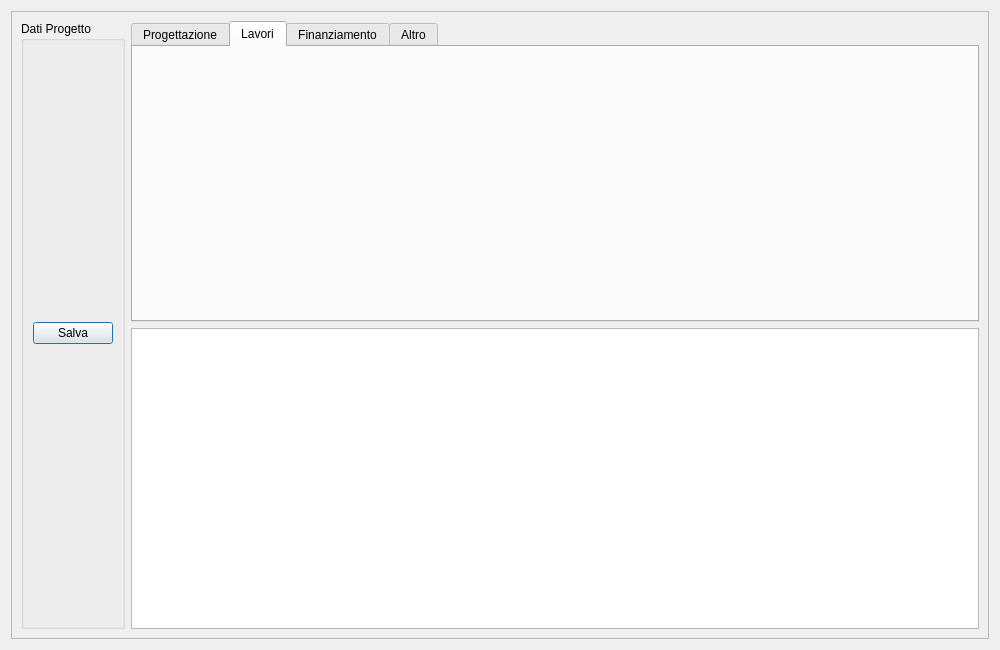
<?xml version="1.0" encoding="UTF-8"?>
<ui version="4.0">
 <class>SchedaDettaglio</class>
 <widget class="QDialog" name="SchedaDettaglio">
  <property name="geometry">
   <rect>
    <x>0</x>
    <y>0</y>
    <width>1000</width>
    <height>650</height>
   </rect>
  </property>
  <property name="windowTitle">
   <string>Dialog</string>
  </property>
  <layout class="QVBoxLayout" name="verticalLayout">
   <item>
    <widget class="QScrollArea" name="scrollArea">
     <property name="widgetResizable">
      <bool>true</bool>
     </property>
     <widget class="QWidget" name="scrollAreaWidgetContents">
      <property name="geometry">
       <rect>
        <x>0</x>
        <y>0</y>
        <width>980</width>
        <height>630</height>
       </rect>
      </property>
      <layout class="QVBoxLayout" name="verticalLayout_2">
       <item>
        <layout class="QHBoxLayout" name="horizontalLayout">
         <item>
          <widget class="QGroupBox" name="groupBox_2">
           <property name="title">
            <string>Dati Progetto</string>
           </property>
           <layout class="QVBoxLayout" name="verticalLayout_4">
            <item>
             <layout class="QFormLayout" name="formLayout"/>
            </item>
            <item>
             <widget class="QPushButton" name="pushButton">
              <property name="text">
               <string>Salva</string>
              </property>
             </widget>
            </item>
           </layout>
          </widget>
         </item>
         <item>
          <layout class="QVBoxLayout" name="verticalLayout_8">
           <item>
            <widget class="QTabWidget" name="tabWidget">
             <property name="currentIndex">
              <number>1</number>
             </property>
             <widget class="QWidget" name="tab">
              <attribute name="title">
               <string>Progettazione</string>
              </attribute>
              <layout class="QVBoxLayout" name="verticalLayout_3">
               <item>
                <layout class="QFormLayout" name="formLayout_2"/>
               </item>
              </layout>
             </widget>
             <widget class="QWidget" name="tab_4">
              <attribute name="title">
               <string>Lavori</string>
              </attribute>
              <layout class="QVBoxLayout" name="verticalLayout_7">
               <item>
                <layout class="QFormLayout" name="formLayout_5"/>
               </item>
              </layout>
             </widget>
             <widget class="QWidget" name="tab_2">
              <attribute name="title">
               <string>Finanziamento</string>
              </attribute>
              <layout class="QVBoxLayout" name="verticalLayout_5">
               <item>
                <layout class="QFormLayout" name="formLayout_3"/>
               </item>
              </layout>
             </widget>
             <widget class="QWidget" name="tab_3">
              <attribute name="title">
               <string>Altro</string>
              </attribute>
              <layout class="QVBoxLayout" name="verticalLayout_6">
               <item>
                <layout class="QFormLayout" name="formLayout_4"/>
               </item>
              </layout>
             </widget>
            </widget>
           </item>
           <item>
            <widget class="QListWidget" name="listWidget"/>
           </item>
          </layout>
         </item>
        </layout>
       </item>
      </layout>
     </widget>
    </widget>
   </item>
  </layout>
 </widget>
 <resources/>
 <connections/>
</ui>
